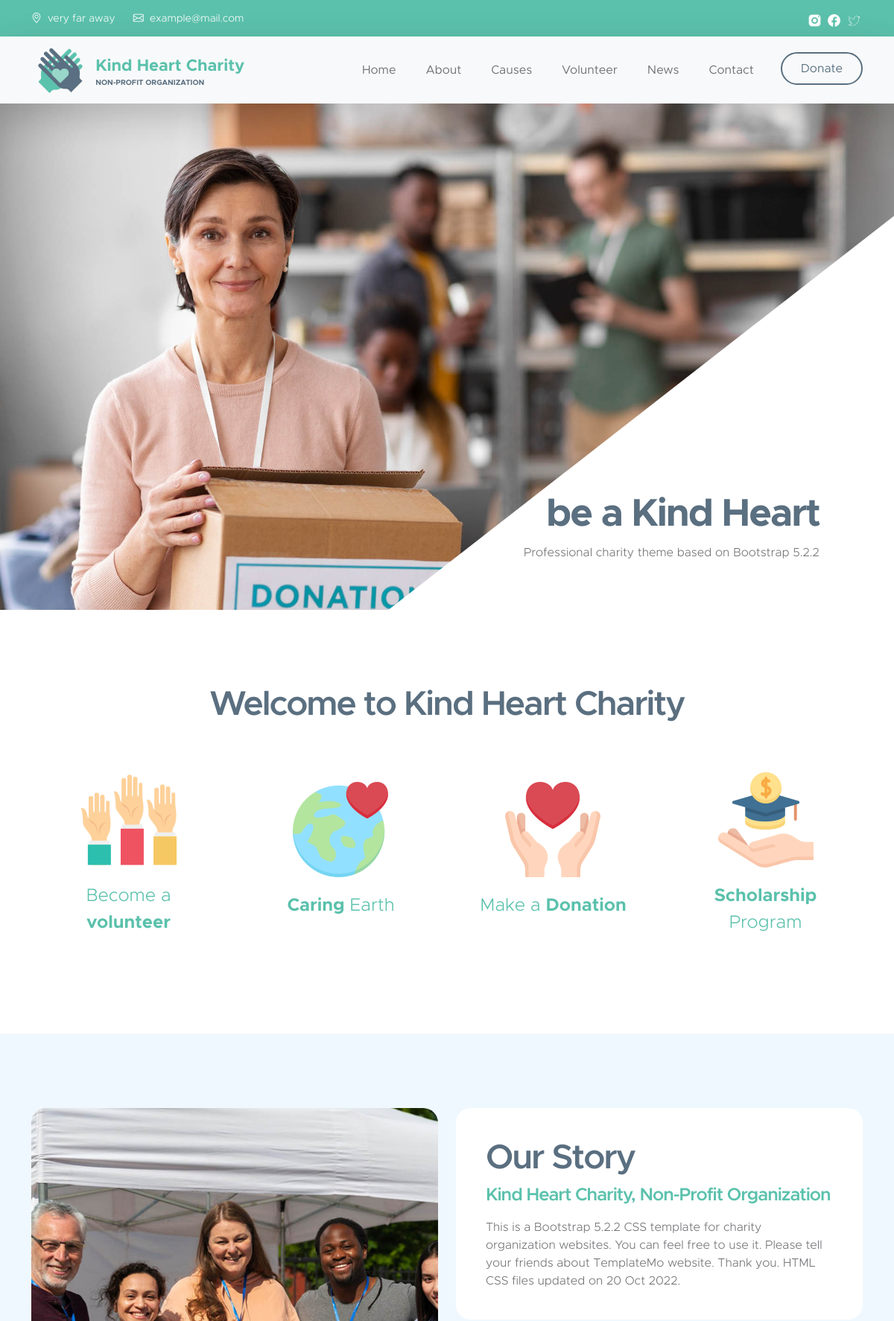
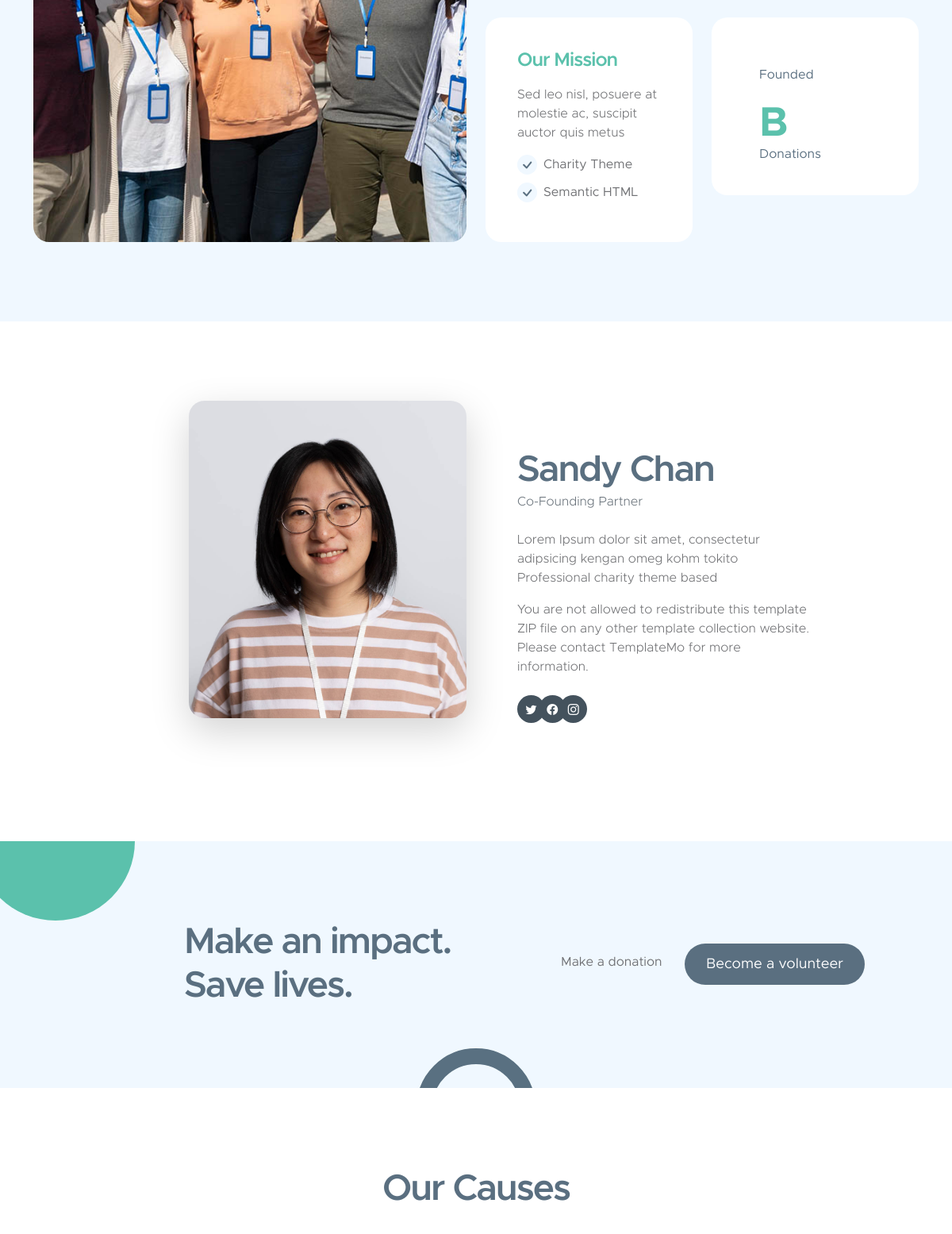
The page / (upper part) on the database its author committed (2 pictures, top to bottom).
### home/models.py (models this page shows, shortened)
class Information(models.Model):
    phone_regex = RegexValidator(regex=r'^\+?1?\d{9,15}$', message="Phone number must be entered in the format: '+999999999'. Up to 15 digits allowed.")
    phone_number = models.CharField(validators=[phone_regex], max_length=17, blank=True)
    email = models.EmailField(blank=True)
    contact_email = models.EmailField()
    adress = models.TextField(blank=True)
    socials = models.ManyToManyField("Socials", blank=True)
    class Meta:
        verbose_name = 'Information'
        verbose_name_plural = 'Information'

class Socials(models.Model):
    name = models.CharField(max_length=50, null=True)
    icon = models.ImageField(null=True)
    url = models.URLField(null=True)
    class Meta:
        verbose_name = 'Socials'
        verbose_name_plural = 'Socials'

### home/views.py (the view, shortened to what this page needs)
# urls.py: path('', home_view, name='home'),
def home_view(request):
    context = {
        'news': Posts.objects.all()[:2],
        'categories': [category for category in Categories.objects.all() if category.post_count() > 0],
        'info': Information.objects.first(),
        'tags': Tags.objects.all(),
        'volunteer_form': VolunteerApplicationForm,
        'contact_form': ContactForm,
    }
    return render(request, 'index.html', context=context)

### news/models.py (called while the page is built)
    def get_absolute_url(self):
        return reverse("post", kwargs={"post_slug": self.slug}) #post/cool-post/

    def get_absolute_url(self):
        return reverse("post_category", kwargs={"post_category_slug": self.slug})

    def post_count(self):
        return self.cat_posts.count()

    def get_absolute_url(self):
        return reverse("post_tag", kwargs={"post_tag_slug": self.slug})

### templates/index.html (shortened to what this page needs)
{% extends 'base.html' %}
{% load static %}
{% block main %}
        <main>
            <section class="hero-section hero-section-full-height">
                <div class="container-fluid">
                    <div class="row">
                        <div class="col-lg-12 col-12 p-0">
                            <div id="hero-slide" class="carousel carousel-fade slide" data-bs-ride="carousel">
                                <div class="carousel-inner">
                                    <div class="carousel-item active">
                                        <img src="{% static 'images/slide/volunteer-helping-with-donation-box.jpg' %}" class="carousel-image img-fluid" alt="...">
                                        <div class="carousel-caption d-flex flex-column justify-content-end">
                                            <h1>be a Kind Heart</h1>
                                            <p>Professional charity theme based on Bootstrap 5.2.2</p>
                                        </div>
                                    </div>
                                </div>
                                <button class="carousel-control-prev" type="button" data-bs-target="#hero-slide" data-bs-slide="prev">
                                </button>
                                <button class="carousel-control-next" type="button" data-bs-target="#hero-slide" data-bs-slide="next">
                                </button>
                            </div>
                        </div>
                    </div>
                </div>
            </section>
            <section class="section-padding">
                <div class="container">
                    <div class="row">
                        <div class="col-lg-10 col-12 text-center mx-auto">
                            <h2 class="mb-5">Welcome to Kind Heart Charity</h2>
                        </div>
                        <div class="col-lg-3 col-md-6 col-12 mb-4 mb-lg-0">
                            <div class="featured-block d-flex justify-content-center align-items-center">
                                <a href="{% url 'donate' %}" class="d-block">
                                    <img src="{% static 'images/icons/hands.png' %}" class="featured-block-image img-fluid" alt="">
                                    <p class="featured-block-text">Become a <strong>volunteer</strong></p>
                                </a>
                            </div>
                        </div>
                        <div class="col-lg-3 col-md-6 col-12 mb-4 mb-lg-0 mb-md-4">
                            <div class="featured-block d-flex justify-content-center align-items-center">
                                <a href="{% url 'donate' %}" class="d-block">
                                    <img src="{% static 'images/icons/heart.png' %}" class="featured-block-image img-fluid" alt="">
                                    <p class="featured-block-text"><strong>Caring</strong> Earth</p>
                                </a>
                            </div>
                        </div>
                        <div class="col-lg-3 col-md-6 col-12 mb-4 mb-lg-0 mb-md-4">
                            <div class="featured-block d-flex justify-content-center align-items-center">
                                <a href="{% url 'donate' %}" class="d-block">
                                    <img src="{% static 'images/icons/receive.png' %}" class="featured-block-image img-fluid" alt="">
                                    <p class="featured-block-text">Make a <strong>Donation</strong></p>
                                </a>
                            </div>
                        </div>
                        <div class="col-lg-3 col-md-6 col-12 mb-4 mb-lg-0">
                            <div class="featured-block d-flex justify-content-center align-items-center">
                                <a href="{% url 'donate' %}" class="d-block">
                                    <img src="{% static 'images/icons/scholarship.png' %}" class="featured-block-image img-fluid" alt="">
                                    <p class="featured-block-text"><strong>Scholarship</strong> Program</p>
                                </a>
                            </div>
                        </div>
                    </div>
                </div>
            </section>
            <section class="section-padding section-bg" id="section_2">
                <div class="container">
                    <div class="row">
                        <div class="col-lg-6 col-12 mb-5 mb-lg-0">
                            <img src="{% static 'images/group-people-volunteering-foodbank-poor-people.jpg' %}" class="custom-text-box-image img-fluid" alt="">
                        </div>
                        <div class="col-lg-6 col-12">
                            <div class="custom-text-box">
                                <h2 class="mb-2">Our Story</h2>
                                <h5 class="mb-3">Kind Heart Charity, Non-Profit Organization</h5>
                                <p class="mb-0">This is a Bootstrap 5.2.2 CSS template for charity organization websites. You can feel free to use it. Please tell your friends about TemplateMo website. Thank you. HTML CSS files updated on 20 Oct 2022.</p>
                            </div>
                            <div class="row">
                                <div class="col-lg-6 col-md-6 col-12">
                                    <div class="custom-text-box mb-lg-0">
                                        <h5 class="mb-3">Our Mission</h5>
                                        <p>Sed leo nisl, posuere at molestie ac, suscipit auctor quis metus</p>
                                        <ul class="custom-list mt-2">
                                            <li class="custom-list-item d-flex">
                                                <i class="bi-check custom-text-box-icon me-2"></i>
                                                Charity Theme
                                            </li>
                                            <li class="custom-list-item d-flex">
                                                <i class="bi-check custom-text-box-icon me-2"></i>
                                                Semantic HTML
                                            </li>
                                        </ul>
                                    </div>
                                </div>
                                <div class="col-lg-6 col-md-6 col-12">
                                    <div class="custom-text-box d-flex flex-wrap d-lg-block mb-lg-0">
                                        <div class="counter-thumb">
                                            <span class="counter-text">Founded</span>
                                        </div>
                                        <div class="counter-thumb mt-4">
                                            <div class="d-flex">
                                                <span class="counter-number-text">B</span>
                                            </div>
                                            <span class="counter-text">Donations</span>
                                        </div>
                                    </div>
                                </div>
                            </div>
                        </div>
                    </div>
                </div>
            </section>
            <section class="about-section section-padding">
                <div class="container">
                    <div class="row">
                        <div class="col-lg-6 col-md-5 col-12">
                            <img src="{% static 'images/portrait-volunteer-who-organized-donations-charity.jpg' %}" class="about-image ms-lg-auto bg-light shadow-lg img-fluid" alt="">
                        </div>
                        <div class="col-lg-5 col-md-7 col-12">
                            <div class="custom-text-block">
                                <h2 class="mb-0">Sandy Chan</h2>
                                <p class="text-muted mb-lg-4 mb-md-4">Co-Founding Partner</p>
                                <p>Lorem Ipsum dolor sit amet, consectetur adipsicing kengan omeg kohm tokito Professional charity theme based</p>
                                <p>You are not allowed to redistribute this template ZIP file on any other template collection website. Please contact TemplateMo for more information.</p>
                                <ul class="social-icon mt-4">
                                    <li class="social-icon-item">
                                        <a href="#" class="social-icon-link bi-twitter"></a>
                                    </li>
                                    <li class="social-icon-item">
                                        <a href="#" class="social-icon-link bi-facebook"></a>
                                    </li>
                                    <li class="social-icon-item">
                                        <a href="#" class="social-icon-link bi-instagram"></a>
                                    </li>
                                </ul>
                            </div>
                        </div>
                    </div>
                </div>
            </section>
            <section class="cta-section section-padding section-bg">
                <div class="container">
                    <div class="row justify-content-center align-items-center">
                        <div class="col-lg-5 col-12 ms-auto">
                            <h2 class="mb-0">Make an impact. <br> Save lives.</h2>
                        </div>
                        <div class="col-lg-5 col-12">
                            <a href="#" class="me-4">Make a donation</a>
                            <a href="#section_4" class="custom-btn btn smoothscroll">Become a volunteer</a>
                        </div>
                    </div>
                </div>
            </section>
            <section class="section-padding" id="section_3">
                <div class="container">
                    <div class="row">
                        <div class="col-lg-12 col-12 text-center mb-4">
                            <h2>Our Causes</h2>
                        </div>
                    </div>
                </div>
            </section>
        </main>
{% endblock %}

### templates/base.html (shortened to what this page needs)
{% load static %}
<!doctype html>
<html lang="en">
    <head>
        <link href="{% static 'css/bootstrap.min.css' %}" rel="stylesheet">
        <link href="{% static 'css/bootstrap-icons.css' %}" rel="stylesheet">
        <link href="{% static 'css/templatemo-kind-heart-charity.css' %}" rel="stylesheet">
    </head>
    <body id="section_1">
        <header class="site-header">
            <div class="container">
                <div class="row">
                    <div class="col-lg-8 col-12 d-flex flex-wrap">
                        <p class="d-flex me-4 mb-0">
                            <i class="bi-geo-alt me-2"></i>
                            {{ info.adress }}
                        </p>
                        <p class="d-flex mb-0">
                            <i class="bi-envelope me-2"></i>
                            <a href="mailto:{{ info.email }}">
                                {{ info.email }}
                            </a>
                        </p>
                    </div>
                    <div class="col-lg-3 col-12 ms-auto d-lg-block d-none">
                        <ul class="social-icon">
                            {% for social in info.socials.all %}
                            <li class="social-icon-item">
                                <a href="{{ social.url }}" class="social-icon-link">
                                    <img src="{{ social.icon.url }}" class="social-icon-img">
                                </a>
                            </li>
                            {% endfor %}
                        </ul>
                    </div>
                </div>
            </div>
        </header>
        <nav class="navbar navbar-expand-lg bg-light shadow-lg">
            <div class="container">
                <a class="navbar-brand" href="{% url 'home' %}">
                    <img src="{% static 'images/logo.png' %}" class="logo img-fluid" alt="Kind Heart Charity">
                    <span>
                        Kind Heart Charity
                        <small>Non-profit Organization</small>
                    </span>
                </a>
                <div class="collapse navbar-collapse" id="navbarNav">
                    <ul class="navbar-nav ms-auto">
                        <li class="nav-item">
                            <a class="nav-link click-scroll" href="{% url 'home' %}">Home</a>
                        </li>
                        <li class="nav-item">
                            <a class="nav-link click-scroll" href="{% url 'home' %}#section_2">About</a>
                        </li>
                        <li class="nav-item">
                            <a class="nav-link click-scroll" href="{% url 'home' %}#section_3">Causes</a>
                        </li>
                        <li class="nav-item">
                            <a class="nav-link click-scroll" href="{% url 'home' %}#section_4">Volunteer</a>
                        </li>
                        <li class="nav-item">
                            <a class="nav-link click-scroll" href="{% url 'post_list' %}">News</a>
                        </li>
                        <li class="nav-item">
                            <a class="nav-link click-scroll" href="{% url 'home' %}#section_6">Contact</a>
                        </li>
                        <li class="nav-item ms-3">
                            <a class="nav-link custom-btn custom-border-btn btn" href="{% url 'donate' %}">Donate</a>
                        </li>
                    </ul>
                </div>
            </div>
        </nav>
        {% block main %} {% endblock %}
    </body>
</html>

### rows shown on the page
Information: adress "very far away", email "example@mail.com"
Socials: icon (picture)
Socials: icon (picture)
Socials: icon (picture)
